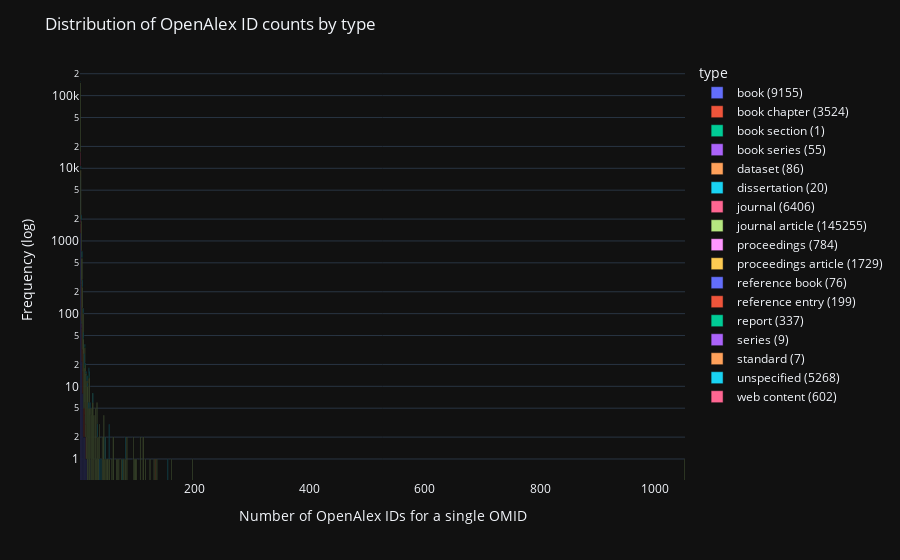

Source (notebook cell):
### Code cell
# ----------------LOG SCALE HISTOGRAM (PRIMARY ENTITIES)----------------

viz_df = add_columns_to_df(df)
viz_df['type'].fillna('unspecified', inplace=True)

hist_data_df = viz_df.groupby(['oaid_count', 'type', 'composition']).size().reset_index(name='frequency')


# define new custom legend names (including the total number of occurrences for each type)    
legend_names = {brtype: f"{brtype} ({viz_df['type'].value_counts(dropna=False).get(brtype)})" for brtype in viz_df['type'].unique()}


fig = px.bar(hist_data_df, x='oaid_count', y='frequency', color='type', hover_data=['composition'], log_y=True)

fig.for_each_trace(lambda t: t.update(name = legend_names[t.name]))

fig.update_layout(title='Distribution of OpenAlex ID counts by type',
                  xaxis_title='Number of OpenAlex IDs for a single OMID',
                  yaxis_title='Frequency (log)', yaxis_type='log')

# write html file of the log scale histogram
fig.write_html('graphs/multi_mapped_latest.html')

fig.show()

# upload the log scale histogram to plotly chart studio
# csp.plot(pents_fig, filename='multi_mapped_latest', auto_open=False, sharing='public', fileopt='new')#, fileopt='new')

### Figure 1 — Plotly figure (JSON) as saved in the notebook; plotly's stock layout.template omitted (floating-point values rounded to 4 significant figures)
{"data": [{"alignmentgroup": "True", "customdata": [["works"], ["works"], ["works"], ["works"], ["works"], ["works"], ["works"], ["works"], ["works"], ["works"], ["works"], ["works"], ["works"], ["works"], ["works"], ["works"]], "hovertemplate": "type=book<br>oaid_count=%{x}<br>frequency=%{y}<br>composition=%{customdata[0]}<extra></extra>", "legendgroup": "book", "marker": {"color": "#636efa", "pattern": {"shape": ""}}, "name": "book (9155)", "offsetgroup": "book", "orientation": "v", "showlegend": true, "textposition": "auto", "x": [2, 3, 4, 5, 6, 7, 8, 9, 10, 11, 12, 13, 14, 16, 20, 35], "xaxis": "x", "y": [7734, 1288, 79, 22, 8, 8, 2, 2, 4, 2, 1, 1, 1, 1, 1, 1], "yaxis": "y", "type": "bar"}, {"alignmentgroup": "True", "customdata": [["works"], ["works"], ["works"], ["works"], ["works"], ["works"], ["works"], ["works"], ["works"], ["works"], ["works"]], "hovertemplate": "type=book chapter<br>oaid_count=%{x}<br>frequency=%{y}<br>composition=%{customdata[0]}<extra></extra>", "legendgroup": "book chapter", "marker": {"color": "#EF553B", "pattern": {"shape": ""}}, "name": "book chapter (3524)", "offsetgroup": "book chapter", "orientation": "v", "showlegend": true, "textposition": "auto", "x": [2, 3, 4, 5, 6, 7, 8, 9, 10, 12, 24], "xaxis": "x", "y": [2788, 480, 172, 41, 24, 8, 3, 3, 2, 2, 1], "yaxis": "y", "type": "bar"}, {"alignmentgroup": "True", "customdata": [["works"]], "hovertemplate": "type=book section<br>oaid_count=%{x}<br>frequency=%{y}<br>composition=%{customdata[0]}<extra></extra>", "legendgroup": "book section", "marker": {"color": "#00cc96", "pattern": {"shape": ""}}, "name": "book section (1)", "offsetgroup": "book section", "orientation": "v", "showlegend": true, "textposition": "auto", "x": [2], "xaxis": "x", "y": [1], "yaxis": "y", "type": "bar"}, {"alignmentgroup": "True", "customdata": [["sources"], ["sources"], ["sources"]], "hovertemplate": "type=book series<br>oaid_count=%{x}<br>frequency=%{y}<br>composition=%{customdata[0]}<extra></extra>", "legendgroup": "book series", "marker": {"color": "#ab63fa", "pattern": {"shape": ""}}, "name": "book series (55)", "offsetgroup": "book series", "orientation": "v", "showlegend": true, "textposition": "auto", "x": [2, 3, 5], "xaxis": "x", "y": [52, 2, 1], "yaxis": "y", "type": "bar"}, {"alignmentgroup": "True", "customdata": [["works"], ["works"], ["works"], ["works"], ["works"]], "hovertemplate": "type=dataset<br>oaid_count=%{x}<br>frequency=%{y}<br>composition=%{customdata[0]}<extra></extra>", "legendgroup": "dataset", "marker": {"color": "#FFA15A", "pattern": {"shape": ""}}, "name": "dataset (86)", "offsetgroup": "dataset", "orientation": "v", "showlegend": true, "textposition": "auto", "x": [2, 3, 4, 14, 132], "xaxis": "x", "y": [77, 5, 2, 1, 1], "yaxis": "y", "type": "bar"}, {"alignmentgroup": "True", "customdata": [["works"]], "hovertemplate": "type=dissertation<br>oaid_count=%{x}<br>frequency=%{y}<br>composition=%{customdata[0]}<extra></extra>", "legendgroup": "dissertation", "marker": {"color": "#19d3f3", "pattern": {"shape": ""}}, "name": "dissertation (20)", "offsetgroup": "dissertation", "orientation": "v", "showlegend": true, "textposition": "auto", "x": [2], "xaxis": "x", "y": [20], "yaxis": "y", "type": "bar"}, {"alignmentgroup": "True", "customdata": [["sources"], ["works"], ["sources"], ["sources"], ["sources"]], "hovertemplate": "type=journal<br>oaid_count=%{x}<br>frequency=%{y}<br>composition=%{customdata[0]}<extra></extra>", "legendgroup": "journal", "marker": {"color": "#FF6692", "pattern": {"shape": ""}}, "name": "journal (6406)", "offsetgroup": "journal", "orientation": "v", "showlegend": true, "textposition": "auto", "x": [2, 2, 3, 4, 5], "xaxis": "x", "y": [6172, 4, 194, 28, 8], "yaxis": "y", "type": "bar"}, {"alignmentgroup": "True", "customdata": [["works"], ["works"], ["works"], ["works"], ["works"], ["works"], ["works"], ["works"], ["works"], ["works"], ["works"], ["works"], ["works"], ["works"], ["works"], ["works"], ["works"], ["works"], ["works"], ["works"], ["works"], ["works"], ["works"], ["works"], ["works"], ["works"], ["works"], ["works"], ["works"], ["works"], ["works"], ["works"], ["works"], ["works"], ["works"], ["works"], ["works"], ["works"], ["works"], ["works"], ["works"], ["works"], ["works"], ["works"], ["works"], ["works"], ["works"], ["works"], ["works"], ["works"], ["works"], ["works"], ["works"], ["works"], ["works"], ["works"], ["works"], ["works"], ["works"], ["works"], ["works"], ["works"], ["works"], ["works"], ["works"], ["works"], ["works"], ["works"], ["works"], ["works"], ["works"], ["works"], ["works"], ["works"]], "hovertemplate": "type=journal article<br>oaid_count=%{x}<br>frequency=%{y}<br>composition=%{customdata[0]}<extra></extra>", "legendgroup": "journal article", "marker": {"color": "#B6E880", "pattern": {"shape": ""}}, "name": "journal article (145255)", "offsetgroup": "journal article", "orientation": "v", "showlegend": true, "textposition": "auto", "x": [2, 3, 4, 5, 6, 7, 8, 9, 10, 11, 12, 13, 14, 15, 16, 17, 18, 19, 20, 21, 22, 23, 24, 25, 26, 28, 29, 30, 31, 32, 33, 34, 35, 40, 41, 42, 43, 44, 45, 46, 47, 48, 49, 50, 52, 53, 57, 59, 60, 65, 67, 69, 73, 74, 76, 77, 78, 80, 83, 94, 96, 97, 98, 100, 106, 111, 112, 115, 123, 130, 135, 160, 197, 1051], "xaxis": "x", "y": [135084, 7490, 1603, 507, 201, 84, 40, 13, 28, 18, 12, 11, 10, 10, 4, 13, 14, 5, 3, 4, 5, 8, 5, 4, 4, 5, 1, 1, 6, 2, 2, 2, 2, 2, 1, 2, 4, 1, 1, 2, 1, 1, 1, 1, 1, 1, 1, 2, 2, 1, 1, 1, 1, 1, 1, 1, 1, 1, 2, 2, 1, 1, 1, 1, 2, 2, 2, 1, 1, 1, 1, 1, 1, 1], "yaxis": "y", "type": "bar"}, {"alignmentgroup": "True", "customdata": [["works"], ["works"], ["works"], ["works"], ["works"]], "hovertemplate": "type=proceedings<br>oaid_count=%{x}<br>frequency=%{y}<br>composition=%{customdata[0]}<extra></extra>", "legendgroup": "proceedings", "marker": {"color": "#FF97FF", "pattern": {"shape": ""}}, "name": "proceedings (784)", "offsetgroup": "proceedings", "orientation": "v", "showlegend": true, "textposition": "auto", "x": [2, 3, 4, 5, 7], "xaxis": "x", "y": [555, 193, 29, 6, 1], "yaxis": "y", "type": "bar"}, {"alignmentgroup": "True", "customdata": [["works"], ["works"], ["works"], ["works"]], "hovertemplate": "type=proceedings article<br>oaid_count=%{x}<br>frequency=%{y}<br>composition=%{customdata[0]}<extra></extra>", "legendgroup": "proceedings article", "marker": {"color": "#FECB52", "pattern": {"shape": ""}}, "name": "proceedings article (1729)", "offsetgroup": "proceedings article", "orientation": "v", "showlegend": true, "textposition": "auto", "x": [2, 3, 4, 5], "xaxis": "x", "y": [1676, 47, 5, 1], "yaxis": "y", "type": "bar"}, {"alignmentgroup": "True", "customdata": [["works"], ["works"]], "hovertemplate": "type=reference book<br>oaid_count=%{x}<br>frequency=%{y}<br>composition=%{customdata[0]}<extra></extra>", "legendgroup": "reference book", "marker": {"color": "#636efa", "pattern": {"shape": ""}}, "name": "reference book (76)", "offsetgroup": "reference book", "orientation": "v", "showlegend": true, "textposition": "auto", "x": [2, 3], "xaxis": "x", "y": [73, 3], "yaxis": "y", "type": "bar"}, {"alignmentgroup": "True", "customdata": [["works"], ["works"]], "hovertemplate": "type=reference entry<br>oaid_count=%{x}<br>frequency=%{y}<br>composition=%{customdata[0]}<extra></extra>", "legendgroup": "reference entry", "marker": {"color": "#EF553B", "pattern": {"shape": ""}}, "name": "reference entry (199)", "offsetgroup": "reference entry", "orientation": "v", "showlegend": true, "textposition": "auto", "x": [2, 3], "xaxis": "x", "y": [196, 3], "yaxis": "y", "type": "bar"}, {"alignmentgroup": "True", "customdata": [["works"], ["works"], ["works"], ["works"], ["works"], ["works"], ["works"], ["works"], ["works"], ["works"]], "hovertemplate": "type=report<br>oaid_count=%{x}<br>frequency=%{y}<br>composition=%{customdata[0]}<extra></extra>", "legendgroup": "report", "marker": {"color": "#00cc96", "pattern": {"shape": ""}}, "name": "report (337)", "offsetgroup": "report", "orientation": "v", "showlegend": true, "textposition": "auto", "x": [2, 3, 4, 5, 6, 7, 8, 9, 10, 17], "xaxis": "x", "y": [265, 47, 11, 5, 1, 2, 1, 2, 1, 2], "yaxis": "y", "type": "bar"}, {"alignmentgroup": "True", "customdata": [["sources"], ["works"], ["works"], ["works"]], "hovertemplate": "type=series<br>oaid_count=%{x}<br>frequency=%{y}<br>composition=%{customdata[0]}<extra></extra>", "legendgroup": "series", "marker": {"color": "#ab63fa", "pattern": {"shape": ""}}, "name": "series (9)", "offsetgroup": "series", "orientation": "v", "showlegend": true, "textposition": "auto", "x": [2, 2, 3, 4], "xaxis": "x", "y": [2, 5, 1, 1], "yaxis": "y", "type": "bar"}, {"alignmentgroup": "True", "customdata": [["works"], ["works"]], "hovertemplate": "type=standard<br>oaid_count=%{x}<br>frequency=%{y}<br>composition=%{customdata[0]}<extra></extra>", "legendgroup": "standard", "marker": {"color": "#FFA15A", "pattern": {"shape": ""}}, "name": "standard (7)", "offsetgroup": "standard", "orientation": "v", "showlegend": true, "textposition": "auto", "x": [2, 4], "xaxis": "x", "y": [6, 1], "yaxis": "y", "type": "bar"}, {"alignmentgroup": "True", "customdata": [["works"], ["works"], ["works"], ["works"], ["works"], ["works"], ["works"], ["works"], ["works"], ["works"], ["works"], ["works"], ["works"], ["works"], ["works"], ["works"], ["works"], ["works"], ["works"], ["works"], ["works"], ["works"], ["works"], ["works"], ["works"], ["works"], ["works"]], "hovertemplate": "type=unspecified<br>oaid_count=%{x}<br>frequency=%{y}<br>composition=%{customdata[0]}<extra></extra>", "legendgroup": "unspecified", "marker": {"color": "#19d3f3", "pattern": {"shape": ""}}, "name": "unspecified (5268)", "offsetgroup": "unspecified", "orientation": "v", "showlegend": true, "textposition": "auto", "x": [2, 3, 4, 5, 6, 7, 8, 9, 10, 11, 12, 13, 14, 15, 16, 17, 18, 19, 24, 32, 36, 38, 45, 52, 75, 80, 154], "xaxis": "x", "y": [3618, 1023, 370, 137, 59, 16, 9, 8, 3, 1, 1, 2, 2, 1, 1, 3, 2, 1, 2, 1, 1, 1, 1, 2, 1, 1, 1], "yaxis": "y", "type": "bar"}, {"alignmentgroup": "True", "customdata": [["works"], ["works"], ["works"], ["works"], ["works"], ["works"]], "hovertemplate": "type=web content<br>oaid_count=%{x}<br>frequency=%{y}<br>composition=%{customdata[0]}<extra></extra>", "legendgroup": "web content", "marker": {"color": "#FF6692", "pattern": {"shape": ""}}, "name": "web content (602)", "offsetgroup": "web content", "orientation": "v", "showlegend": true, "textposition": "auto", "x": [2, 3, 4, 5, 6, 7], "xaxis": "x", "y": [526, 55, 16, 3, 1, 1], "yaxis": "y", "type": "bar"}], "layout": {"xaxis": {"anchor": "y", "domain": [0.0, 1.0], "title": {"text": "Number of OpenAlex IDs for a single OMID"}}, "yaxis": {"anchor": "x", "domain": [0.0, 1.0], "title": {"text": "Frequency (log)"}, "type": "log"}, "legend": {"title": {"text": "type"}, "tracegroupgap": 0}, "margin": {"t": 60}, "barmode": "relative", "title": {"text": "Distribution of OpenAlex ID counts by type"}}}
